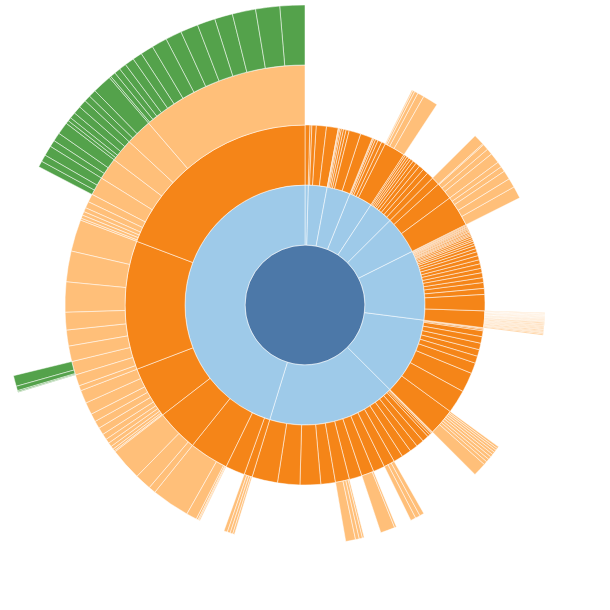

The cell this chart's notebook holds for it:
### Markdown cell above
## Sunburst

### Code cell
using VegaLite, VegaDatasets

@vgplot(
    height=600,
    padding=5,
    marks=[
        {
            encode={
                update={
                    innerRadius={
                        field="r0"
                    },
                    startAngle={
                        field="a0"
                    },
                    stroke={
                        value="white"
                    },
                    endAngle={
                        field="a1"
                    },
                    outerRadius={
                        field="r1"
                    },
                    strokeWidth={
                        value=0.5
                    },
                    zindex={
                        value=0
                    }
                },
                hover={
                    stroke={
                        value="red"
                    },
                    strokeWidth={
                        value=2
                    },
                    zindex={
                        value=1
                    }
                },
                enter={
                    tooltip={
                        signal="datum.name + (datum.size ? ', ' + datum.size + ' bytes' : '')"
                    },
                    x={
                        signal="width / 2"
                    },
                    fill={
                        field="depth",
                        scale="color"
                    },
                    y={
                        signal="height / 2"
                    }
                }
            },
            from={
                data="tree"
            },
            type="arc"
        }
    ],
    data=[
        {
            name="tree",
            values=dataset("flare"),
            transform=[
                {
                    key="id",
                    parentKey="parent",
                    type="stratify"
                },
                {
                    sort={
                        field="value"
                    },
                    field="size",
                    as=[
                        "a0",
                        "r0",
                        "a1",
                        "r1",
                        "depth",
                        "children"
                    ],
                    size=[
                        {
                            signal="2 * PI"
                        },
                        {
                            signal="width / 2"
                        }
                    ],
                    type="partition"
                }
            ]
        }
    ],
    scales=[
        {
            name="color",
            range={
                scheme="tableau20"
            },
            domain={
                data="tree",
                field="depth"
            },
            type="ordinal"
        }
    ],
    width=600,
    autosize="none"
)

### Figure 1 — Vega specification as saved in the notebook (floating-point values rounded to 4 significant figures; data arrays with more than 128 entries replaced by an {"elided": "..."} marker saying what was removed)
{"autosize": "none", "data": [{"name": "tree", "transform": [{"key": "id", "parentKey": "parent", "type": "stratify"}, {"as": ["a0", "r0", "a1", "r1", "depth", "children"], "field": "size", "size": [{"signal": "2 * PI"}, {"signal": "width / 2"}], "sort": {"field": "value"}, "type": "partition"}], "values": {"elided": "252 records"}}], "height": 600, "marks": [{"encode": {"enter": {"fill": {"field": "depth", "scale": "color"}, "tooltip": {"signal": "datum.name + (datum.size ? ', ' + datum.size + ' bytes' : '')"}, "x": {"signal": "width / 2"}, "y": {"signal": "height / 2"}}, "hover": {"stroke": {"value": "red"}, "strokeWidth": {"value": 2}, "zindex": {"value": 1}}, "update": {"endAngle": {"field": "a1"}, "innerRadius": {"field": "r0"}, "outerRadius": {"field": "r1"}, "startAngle": {"field": "a0"}, "stroke": {"value": "white"}, "strokeWidth": {"value": 0.5}, "zindex": {"value": 0}}}, "from": {"data": "tree"}, "type": "arc"}], "padding": 5, "scales": [{"domain": {"data": "tree", "field": "depth"}, "name": "color", "range": {"scheme": "tableau20"}, "type": "ordinal"}], "width": 600}
